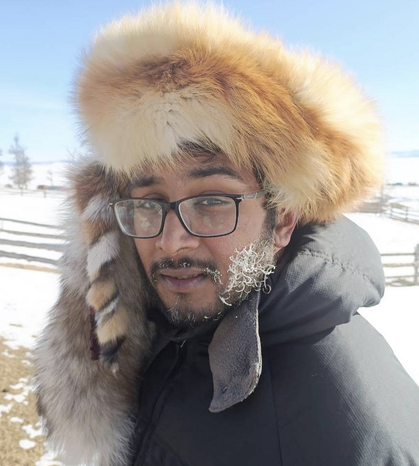
#> input picture assets/images/headshots_original/Anand.png, 419 x 466 px, shrunk from 1106 x 1230 before the run; its folder holds 4 pictures in this run
$ python FigSquare.py
#> lines starting #> are read from the running program, lines starting #| are printed output that depends on the picture
from PIL import Image
import os

def crop_to_square(image_path, output_path):
#> called with image_path = './headshots_original/Anand.png', output_path = './Anand.png'
    img = Image.open(image_path)
#> img is the input picture: PIL image 419x466 RGBA; mean R, G, B, A 157.2, 152.2, 149, 255
    width, height = img.size
#> width = 419; height = 466
    size = min(width, height)
#> size = 419
    left = (width - size) // 2
#> left = 0
    top = (height - size) // 2
#> top = 23
    right = left + size
#> right = 419
    bottom = top + size
#> bottom = 442
    cropped_img = img.crop((left, top, right, bottom))
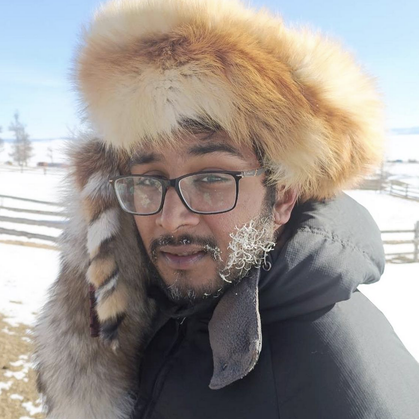
#> cropped_img: PIL image 419x419 RGBA; mean R, G, B, A 158.4, 151.6, 146.5, 255
    cropped_img.save(output_path)

def main(input_dir, output_dir):
    if not os.path.exists(output_dir):
        os.makedirs(output_dir)

    for filename in os.listdir(input_dir):
        if filename.lower().endswith(('.png', '.jpg', '.jpeg', '.gif', '.bmp','.jfif')):
            input_path = os.path.join(input_dir, filename)
            output_path = os.path.join(output_dir, filename)
            crop_to_square(input_path, output_path)
            print(f"Cropped {filename} to square and saved to {output_path}")

if __name__ == "__main__":
    input_directory = "./headshots_original/"  # Replace with your input directory
    output_directory = "./"  # Replace with your output directory
    main(input_directory, output_directory)
